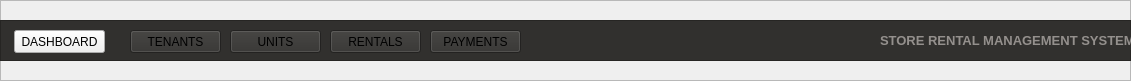
     <widget class="QFrame" name="DashBoardFrame">
      <property name="geometry">
       <rect>
        <x>0</x>
        <y>0</y>
        <width>1131</width>
        <height>81</height>
       </rect>
      </property>
      <property name="frameShape">
       <enum>QFrame::StyledPanel</enum>
      </property>
      <property name="frameShadow">
       <enum>QFrame::Raised</enum>
      </property>
      <widget class="QFrame" name="DashBoardHolderFrame">
       <property name="geometry">
        <rect>
         <x>0</x>
         <y>20</y>
         <width>1131</width>
         <height>41</height>
        </rect>
       </property>
       <property name="styleSheet">
        <string notr="true">background-color: #31302E;</string>
       </property>
       <property name="frameShape">
        <enum>QFrame::StyledPanel</enum>
       </property>
       <property name="frameShadow">
        <enum>QFrame::Raised</enum>
       </property>
       <widget class="QPushButton" name="DashboardButton">
        <property name="geometry">
         <rect>
          <x>14</x>
          <y>10</y>
          <width>91</width>
          <height>23</height>
         </rect>
        </property>
        <property name="styleSheet">
         <string notr="true">background-color: #F0F0F0</string>
        </property>
        <property name="text">
         <string>DASHBOARD</string>
        </property>
        <property name="icon">
         <iconset resource="../CCC151FINALPROJECTLEGIT/resources.qrc">
          <normaloff>:/icons/icons/house.png</normaloff>:/icons/icons/house.png</iconset>
        </property>
       </widget>
       <widget class="QPushButton" name="TenantsButton">
        <property name="geometry">
         <rect>
          <x>130</x>
          <y>10</y>
          <width>91</width>
          <height>23</height>
         </rect>
        </property>
        <property name="text">
         <string>TENANTS</string>
        </property>
        <property name="icon">
         <iconset resource="../CCC151FINALPROJECTLEGIT/resources.qrc">
          <normaloff>:/icons/icons/buy-home.png</normaloff>:/icons/icons/buy-home.png</iconset>
        </property>
       </widget>
       <widget class="QPushButton" name="UnitsButton">
        <property name="geometry">
         <rect>
          <x>230</x>
          <y>10</y>
          <width>91</width>
          <height>23</height>
         </rect>
        </property>
        <property name="text">
         <string>UNITS</string>
        </property>
        <property name="icon">
         <iconset resource="../CCC151FINALPROJECTLEGIT/resources.qrc">
          <normaloff>:/icons/icons/key.png</normaloff>:/icons/icons/key.png</iconset>
        </property>
       </widget>
       <widget class="QPushButton" name="RentalsButton">
        <property name="geometry">
         <rect>
          <x>330</x>
          <y>10</y>
          <width>91</width>
          <height>23</height>
         </rect>
        </property>
        <property name="text">
         <string>RENTALS</string>
        </property>
        <property name="icon">
         <iconset resource="../CCC151FINALPROJECTLEGIT/resources.qrc">
          <normaloff>:/icons/icons/contract.png</normaloff>:/icons/icons/contract.png</iconset>
        </property>
       </widget>
       <widget class="QPushButton" name="PaymentsButton">
        <property name="geometry">
         <rect>
          <x>430</x>
          <y>10</y>
          <width>91</width>
          <height>23</height>
         </rect>
        </property>
        <property name="text">
         <string>PAYMENTS</string>
        </property>
        <property name="icon">
         <iconset resource="../CCC151FINALPROJECTLEGIT/resources.qrc">
          <normaloff>:/icons/icons/payment-method.png</normaloff>:/icons/icons/payment-method.png</iconset>
        </property>
       </widget>
       <widget class="QLabel" name="label">
        <property name="geometry">
         <rect>
          <x>880</x>
          <y>10</y>
          <width>251</width>
          <height>20</height>
         </rect>
        </property>
        <property name="font">
         <font>
          <pointsize>10</pointsize>
          <bold>true</bold>
         </font>
        </property>
        <property name="styleSheet">
         <string notr="true">color: #94908D;</string>
        </property>
        <property name="text">
         <string>STORE RENTAL MANAGEMENT SYSTEM</string>
        </property>
       </widget>
      </widget>
     </widget>
